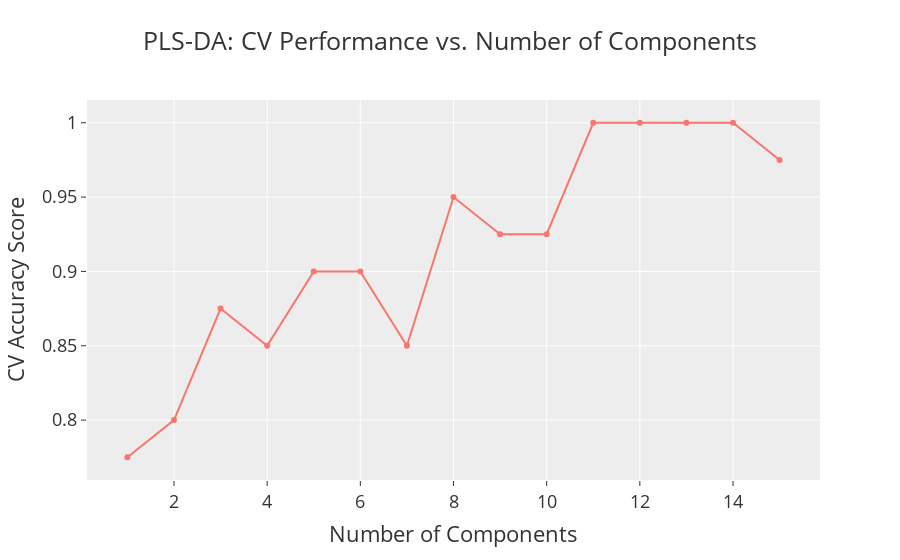

This figure's notebook cell:
### Markdown cell above
📊 Evaluating the Model

to determine the **optimal number of PLS components**. This balances:
- **Underfitting** (not enough components)
- **Overfitting** (too many components)
- **Accuracy** and **explainability**

The notebook provides score plots, confusion matrices, and performance graphs so you can evaluate the model's behavior under different settings.

### Code cell
from pls_da.plsda import evaluate_n_components_plsda 

fig, scores = evaluate_n_components_plsda(filepath, 
                                          target_column="Class", 
                                          scoring="accuracy", 
                                          max_components=15, 
                                          verbose=False)

### Figure 1 — Plotly figure (JSON) as saved in the notebook; plotly's stock layout.template omitted (floating-point values rounded to 4 significant figures)
{"data": [{"mode": "lines+markers", "name": "CV Score", "type": "scatter", "x": [1, 2, 3, 4, 5, 6, 7, 8, 9, 10, 11, 12, 13, 14, 15], "y": [0.775, 0.8, 0.875, 0.85, 0.9, 0.9, 0.85, 0.95, 0.925, 0.925, 1, 1, 1, 1, 0.975]}], "layout": {"font": {"size": 18}, "title": {"text": "PLS-DA: CV Performance vs. Number of Components"}, "xaxis": {"title": {"text": "Number of Components"}}, "yaxis": {"title": {"text": "CV Accuracy Score"}}}}
